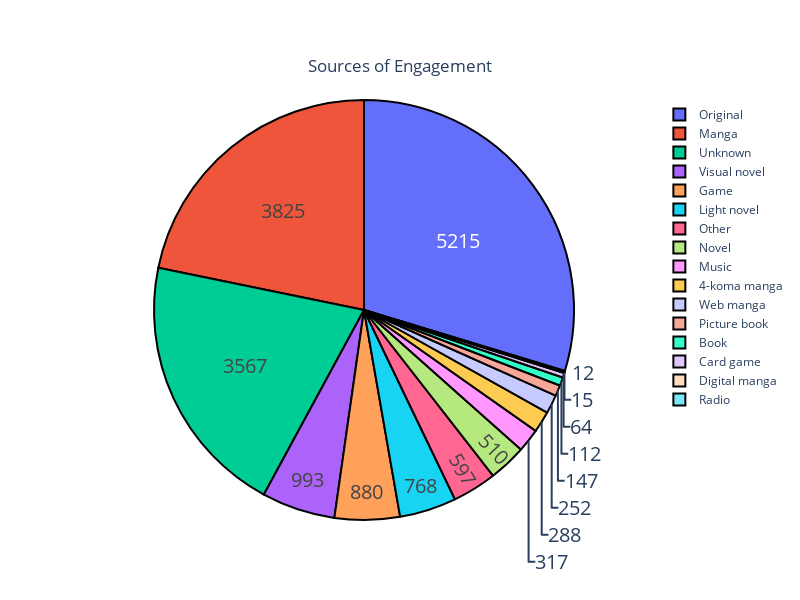

Notebook code cell kept with this figure:
### Code cell
# Distribution of animes based on the Sources of Engagement
labels = eda['Source'].value_counts().index
values = eda['Source'].value_counts().values
fig = go.Figure(data = [go.Pie(labels = labels, values = values)], layout = go.Layout(height = 600, width = 800))
fig.update_traces(hoverinfo = 'label+percent', textinfo = 'value', textfont_size = 20, marker = dict(line = dict(color = '#000000', width = 2)))
fig.update_layout(title = {'text': "Sources of Engagement", 'y':0.9, 'x':0.5, 'xanchor': 'center', 'yanchor': 'top'})
fig.show()

### Figure 1 — Plotly figure (JSON) as saved in the notebook; plotly's stock layout.template omitted (floating-point values rounded to 4 significant figures)
{"data": [{"hoverinfo": "label+percent", "labels": ["Original", "Manga", "Unknown", "Visual novel", "Game", "Light novel", "Other", "Novel", "Music", "4-koma manga", "Web manga", "Picture book", "Book", "Card game", "Digital manga", "Radio"], "marker": {"line": {"color": "#000000", "width": 2}}, "textfont": {"size": 20}, "textinfo": "value", "type": "pie", "values": [5215, 3825, 3567, 993, 880, 768, 597, 510, 317, 288, 252, 147, 112, 64, 15, 12]}], "layout": {"height": 600, "title": {"text": "Sources of Engagement", "x": 0.5, "xanchor": "center", "y": 0.9, "yanchor": "top"}, "width": 800}}
